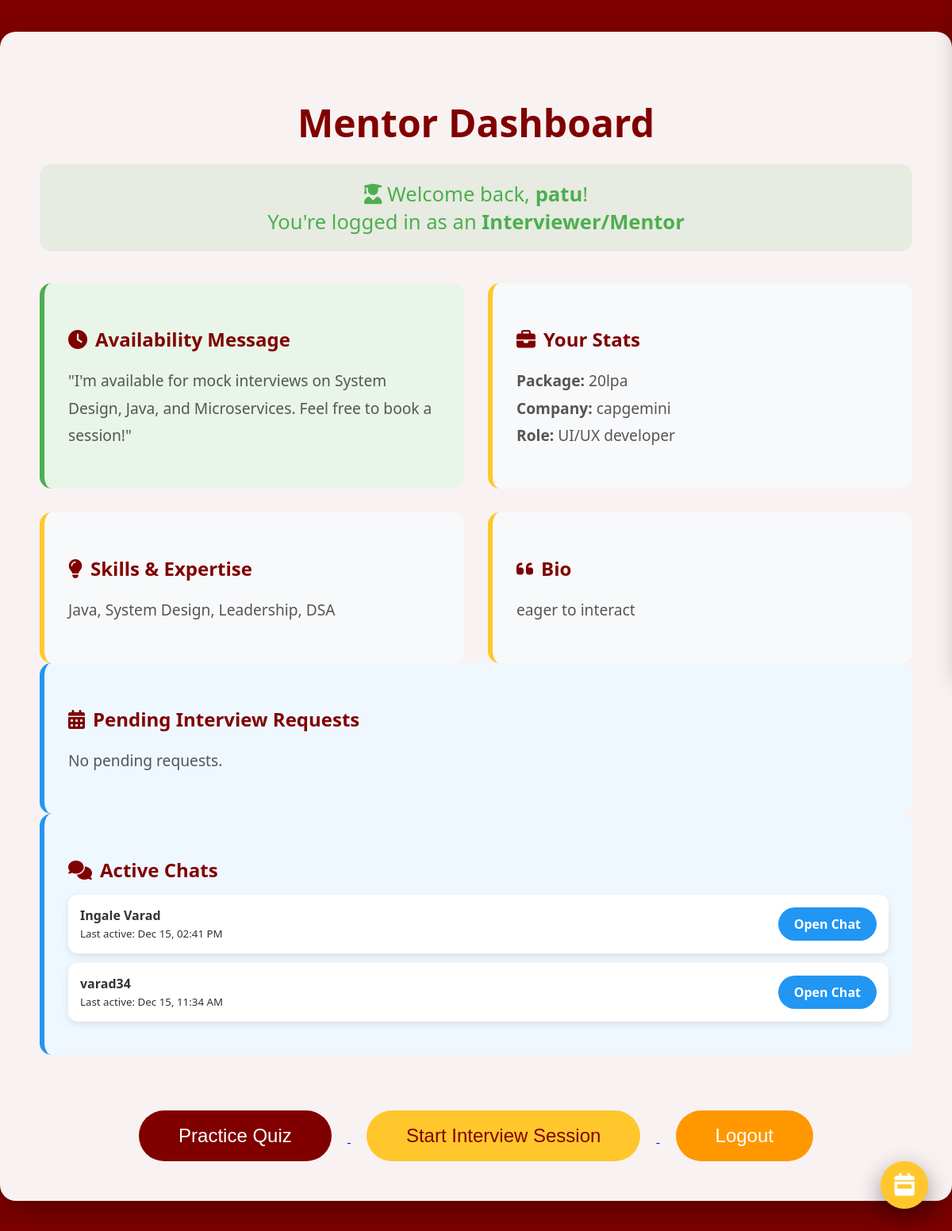
The app's page / (signed in), older data.
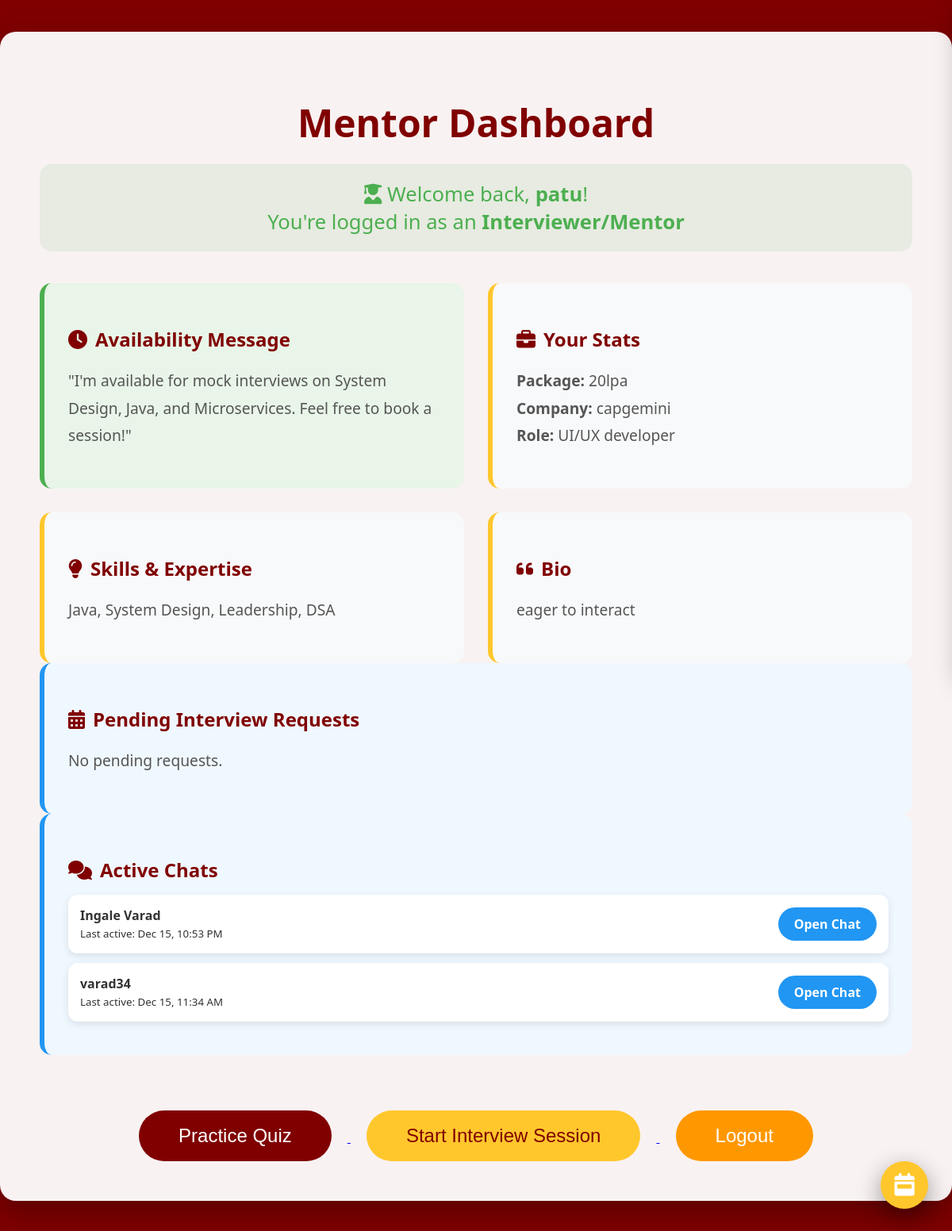
The same page, newer data.
### question_gen/models.py (models this page shows, shortened)
class User(AbstractUser):
    USER_TYPE_CHOICES = (
        ('student', 'Student'),
        ('interviewer', 'Interviewer'),
        ('admin', 'Admin'),
    )
    user_type = models.CharField(
        max_length=20,
        choices=USER_TYPE_CHOICES,
        default='student'
    )
    package = models.CharField(max_length=50, blank=True, null=True)
    company = models.CharField(max_length=100, blank=True, null=True)
    role = models.CharField(max_length=100, blank=True, null=True)
    skills = models.CharField(max_length=200, blank=True, null=True)  # Added skills field
    bio = models.TextField(blank=True, null=True)
    profile_image = models.URLField( max_length=500,blank=True, null=True)
    class Meta:
        verbose_name = 'User'
        verbose_name_plural = 'Users'

### question_gen/views.py (the view)
# urls.py: path('', views.landing, name='landing'),
@login_required
def landing(request):
    user = request.user
    if user.user_type == 'admin':
        return redirect('admin:index')
    if user.user_type == 'interviewer':
        pending_requests = InterviewRequest.objects.filter(
            interviewer=user,
            status='pending'
        ).order_by('requested_date')
        all_requests = InterviewRequest.objects.filter(
            interviewer=user
        ).order_by('-requested_date')
        active_students = User.objects.filter(
            sent_messages__receiver=user
        ).annotate(
            last_message_time=models.Max('sent_messages__timestamp')
        ).order_by('-last_message_time')
        return render(request, 'question_gen/mentor_dashboard.html', {
            'pending_requests': pending_requests,
            'all_requests': all_requests,        # For calendar drawer
            'active_chats': active_students,     # With last message time
        })
    mentors = User.objects.filter(user_type='interviewer').order_by('-date_joined')[:6]
    return render(request, 'question_gen/landing.html', {
        'mentors': mentors
    })

### question_gen/templates/question_gen/mentor_dashboard.html (shortened to what this page needs)
<!DOCTYPE html>
<html lang="en">
<head>
    <link rel="stylesheet" href="https://cdnjs.cloudflare.com/ajax/libs/font-awesome/6.4.0/css/all.min.css" />
</head>
<body>
    <div class="container">
        <h1>Mentor Dashboard</h1>
        <div class="welcome">
            <i class="fas fa-user-graduate"></i> Welcome back, <strong>{{ user.username }}</strong>!<br>
            You're logged in as an <strong>Interviewer/Mentor</strong>
        </div>
        <div class="dashboard-grid">
            <div class="info-box availability">
                <h3><i class="fas fa-clock"></i> Availability Message</h3>
                <p>"I'm available for mock interviews on System Design, Java, and Microservices. Feel free to book a session!"</p>
            </div>
            <div class="info-box">
                <h3><i class="fas fa-briefcase"></i> Your Stats</h3>
                <p>
                    <strong>Package:</strong> {{ user.package|default:"Not set" }}<br>
                    <strong>Company:</strong> {{ user.company|default:"Not set" }}<br>
                    <strong>Role:</strong> {{ user.role|default:"Not set" }}
                </p>
            </div>
            <div class="info-box">
                <h3><i class="fas fa-lightbulb"></i> Skills & Expertise</h3>
                <p>{{ user.skills|default:"Java, System Design, Leadership, DSA" }}</p>
            </div>
            <div class="info-box">
                <h3><i class="fas fa-quote-left"></i> Bio</h3>
                <p>{{ user.bio|default:"Passionate mentor helping students crack high-package jobs at top tech companies." }}</p>
            </div>
        </div>
        <div class="info-box schedule-box" style="grid-column: span 2;">
            <h3><i class="fas fa-calendar-alt"></i> Pending Interview Requests</h3>
            {% if pending_requests %}
                {% for req in pending_requests %}
                    <div class="request-item">
                        <div>
                            <strong>{{ req.student.username }}</strong><br>
                            <strong>Date:</strong> {{ req.requested_date|date:"M d, Y" }} at {{ req.requested_date|time:"h:i A" }}<br>
                            <span class="status pending">Pending</span>
                        </div>
                        <div>
                            <a href="{% url 'accept_request' req.id %}">
                                <button>Accept</button>
                            </a>
                            <a href="{% url 'reject_request' req.id %}">
                                <button style="background:#f44336;">Reject</button>
                            </a>
                        </div>
                    </div>
                {% endfor %}
            {% else %}
                <p>No pending requests.</p>
            {% endif %}
        </div>
        <div class="info-box chat-list" style="grid-column: span 2;">
            <h3><i class="fas fa-comments"></i> Active Chats</h3>
            {% if active_chats %}
                {% for student in active_chats %}
                    <div class="chat-item">
                        <div>
                            <strong>{{ student.username }}</strong><br>
                            <small>Last active: {{ student.last_message_time|date:"M d, h:i A" }}</small>
                        </div>
                        <a href="{% url 'chat' student.id %}">Open Chat</a>
                    </div>
                {% endfor %}
            {% else %}
                <p>No active chats yet.</p>
            {% endif %}
        </div>
        <div class="btn-group">
            <a href="{% url 'select_topic' %}">
                <button class="btn quiz-btn">Practice Quiz</button>
            </a>
            <a href="{% url 'start_manual_meet' %}">
                <button class="btn meet-btn">Start Interview Session</button>
            </a>
            <a href="{% url 'logout' %}">
                <button class="btn logout-btn">Logout</button>
            </a>
        </div>
    </div>
    <div class="calendar-toggle" onclick="toggleDrawer()">
        <i class="fas fa-calendar-week"></i>
    </div>
</body>
</html>

Row changes from the older to the newer data that the page shows:
changed User "Ingale Varad": last_message_time "Dec 15, 02:41 PM" → "Dec 15, 10:53 PM"
